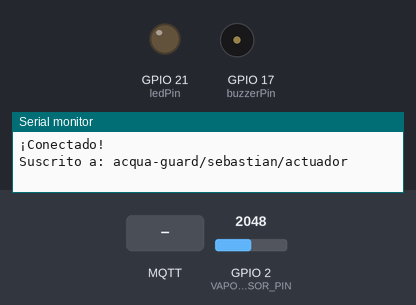
The sketch below on a simulated ESP32-S3. Parts: output pins drawn as LEDs (lit = HIGH), buzzer (waves = sounding, pin HIGH), the last lines printed to the serial monitor. The inputs (shaded band) are chosen by the test bench; at power-on: GPIO 2 (VAPOR_SENSOR_PIN) = 2048. WiFi joins after 1.5 s; servers stay silent unless stated; no MQTT or app messages arrive unless stated.

Above: at 2.7 s.
2.8 s: MQTT message "TOGGLE_LED" arrives on the first subscribed topic
At 4.0 s:
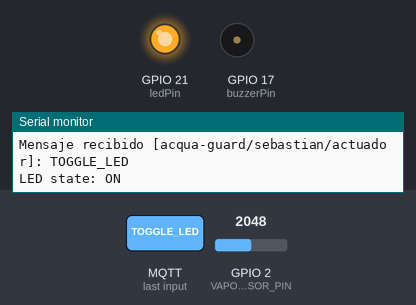
4.3 s: MQTT message "BUZZER_ON" arrives on the first subscribed topic
At 5.2 s:
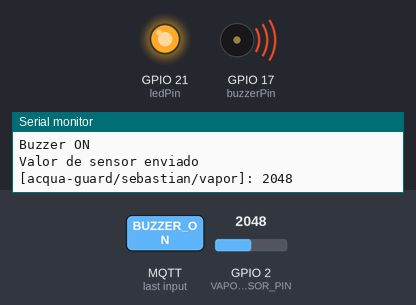
5.8 s: MQTT message "TOGGLE_LED" arrives on the first subscribed topic
At 6.4 s:
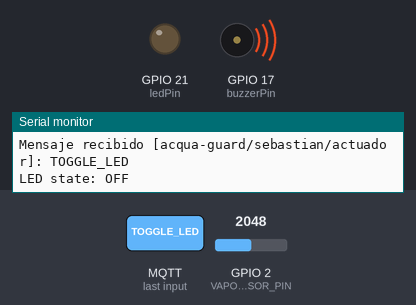
Timing chart, 0 to 8.8 s (numbered marks = the images above; inputs shaded):
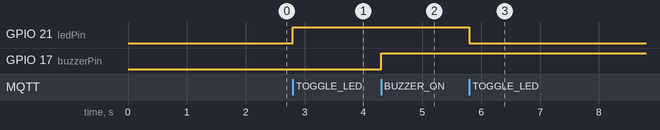

Measured:
- after the input at 2.8 s, GPIO 21 (ledPin): LOW → HIGH at once
- after the input at 4.3 s, GPIO 17 (buzzerPin): LOW → HIGH at once
- after the input at 5.8 s, GPIO 21 (ledPin): HIGH → LOW at once

The sketch:

nodo_sebas.ino
```cpp
#include <WiFi.h>
#include <PubSubClient.h>

// --- Configuración ---
const char* ssid = "ssid";
const char* password = "pass";

// --- Configuración de servidores MQTT (Fog y Edge) ---
const char* mqtt_servers[] = {"10.28.219.97", "10.28.219.47"}; // 0: Fog, 1: Edge
const int num_servers = 2;
const int   mqtt_port   = 1883;

// --- Configuración MQTT ---
const char* mqtt_topic_pub = "acqua-guard/sebastian/vapor";
const char* mqtt_topic_sub = "acqua-guard/sebastian/actuador";
const char* mqtt_client_id = "esp32s3-sebas-node";

// --- Configuración PINES ---
const int VAPOR_SENSOR_PIN = 2; // Pin para el sensor de vapor (analógico)
const int buzzerPin = 17; // Pin para el actuador (buzzer)
const int ledPin = 21; // Pin para el LED integrado (GPIO 21)

// --- Variables globales ---
WiFiClient espClient;
PubSubClient client(espClient);
unsigned long lastSend = 0;

// --- Declaración de funciones ---
void setup_wifi();
void connectToMqttBroker();
void callback(char* topic, byte* payload, unsigned int length);
void enviarLecturaSensor();

void setup() {
    Serial.begin(115200);
    pinMode(VAPOR_SENSOR_PIN, INPUT);
    pinMode(buzzerPin, OUTPUT);
    digitalWrite(buzzerPin, LOW);
    pinMode(ledPin, OUTPUT);
    digitalWrite(ledPin, LOW);
    setup_wifi();
    client.setCallback(callback);
    connectToMqttBroker();
}

void loop() {
    if (!client.connected()) {
        Serial.println("Conexión MQTT perdida. Reconectando...");
        connectToMqttBroker();
    }
    client.loop();

    if (millis() - lastSend > 5000) {
        lastSend = millis();
        enviarLecturaSensor();
    }
}

void connectToMqttBroker() {
    int current_server_index = 0;
    while (!client.connected()) {
        const char* current_server = mqtt_servers[current_server_index];
        client.setServer(current_server, mqtt_port);
        Serial.printf("Intentando conexión MQTT con el servidor: %s\n", current_server);

        if (client.connect(mqtt_client_id)) {
            Serial.println("¡Conectado!");
            client.subscribe(mqtt_topic_sub);
            Serial.printf("Suscrito a: %s\n", mqtt_topic_sub);
            break;
        } else {
            Serial.printf("Fallo en la conexión, rc=%d.\n", client.state());

            current_server_index++;
            if (current_server_index >= num_servers) {
                current_server_index = 0;
                Serial.println("Se intentaron todos los servidores. Esperando 5 segundos para reintentar...");
                delay(5000);
            } else {
                 Serial.println("Probando con el siguiente servidor...");
            }
        }
    }
}

void setup_wifi() {
    delay(10);
    WiFi.setHostname("nodo-sebas");
    Serial.println();
    Serial.print("Conectando a ");
    Serial.println(ssid);
    WiFi.begin(ssid, password);
    while (WiFi.status() != WL_CONNECTED) {
        delay(500);
        Serial.print(".");
    }
    Serial.println("\nWiFi conectada!");
    Serial.print("IP address: ");
    Serial.println(WiFi.localIP());
    Serial.print("Hostname: ");
    Serial.println(WiFi.getHostname());
}

void callback(char* topic, byte* payload, unsigned int length) {
    String message;
    for (int i = 0; i < length; i++) { message += (char)payload[i]; }
    Serial.printf("Mensaje recibido [%s]: %s\n", topic, message.c_str());

    if (String(topic) == mqtt_topic_sub) {
        if (message == "TOGGLE_LED") {
            digitalWrite(ledPin, !digitalRead(ledPin));
            Serial.printf("LED state: %s\n", digitalRead(ledPin) ? "ON" : "OFF");
        } else if (message == "BUZZER_ON") {
            digitalWrite(buzzerPin, HIGH);
            Serial.println("Buzzer ON");
        } else if (message == "BUZZER_OFF") {
            digitalWrite(buzzerPin, LOW);
            Serial.println("Buzzer OFF");
        }
    }
}

void enviarLecturaSensor() {
    int valorSensor = analogRead(VAPOR_SENSOR_PIN);
    char payload[8];
    sprintf(payload, "%d", valorSensor);
    client.publish(mqtt_topic_pub, payload);
    Serial.printf("Valor de sensor enviado [%s]: %s\n", mqtt_topic_pub, payload);
}
```
